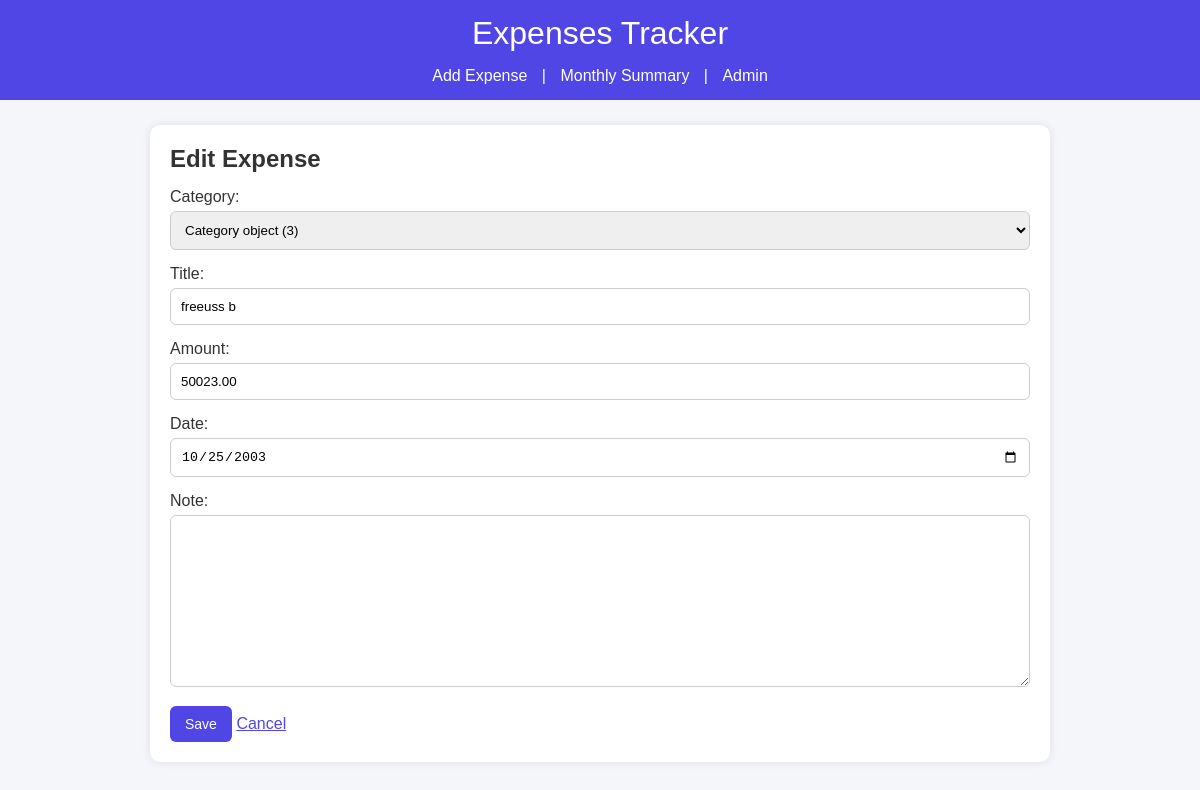
The app's page /expense/4/edit/ with its own data.
### tracker_app/models.py (models this page shows, shortened)
class Expense(models.Model):
    category = models.ForeignKey(Category, on_delete=models.CASCADE, related_name='expenses')
    title = models.CharField(max_length=200)
    amount = models.DecimalField(max_digits=10, decimal_places=2)
    date = models.DateField()
    note = models.TextField(blank=True, null=True)

### tracker_app/views.py (the view)
# urls.py: path('expense/<int:pk>/edit/', views.expense_update, name='expense_edit'),
def expense_update(request, pk):
    expense = get_object_or_404(Expense, pk=pk)
    if request.method == 'POST':
        form = ExpenseForm(request.POST, instance=expense)
        if form.is_valid():
            form.save()
            return redirect('tracker_app:expense_list')
    else:
        form = ExpenseForm(instance=expense)
    return render(request, 'tracker_app/expense_form.html', {'form': form, 'title': 'Edit Expense'})

### tracker_app/forms.py
class ExpenseForm(forms.ModelForm):
    class Meta:
        model = Expense
        fields = ['category', 'title', 'amount', 'date', 'note']
        widgets = {
            'date': forms.DateInput(attrs={'type': 'date'}),
        }

### tracker_app/templates/tracker_app/expense_form.html (shortened to what this page needs)
{% extends "tracker_app/base.html" %}
{% block content %}
<h2>{{ title }}</h2>
<form method="POST">
    {{ form.as_p }}
    <button type="submit">Save</button>
    <a href="{% url 'tracker_app:expense_list' %}">Cancel</a>
</form>
{% endblock %}

### tracker_app/static/tracker_app/css/styles.css (style rules this page uses)
* { margin: 0; padding: 0; box-sizing: border-box; }
body { font-family: Arial, sans-serif; background: #f5f6fa; color: #333; padding-bottom: 40px; }
button, .btn { background: #4f46e5; color: white; border: none; padding: 10px 15px; border-radius: 6px; cursor: pointer; font-size: 14px; }
a { color: #4f46e5; font-weight: 500; }
h1, h2 { margin-bottom: 15px; }
form { margin-top: 15px; }
form input, form select, form textarea { width: 100%; padding: 10px; margin-top: 5px; margin-bottom: 15px; border-radius: 6px; border: 1px solid #ccc; }
form button { width: auto; }

### records on screen
Expense: category "Category object (3)", title "freeuss b", amount "50023.00", date "10/25/2003"

### other values on screen
{{ title }} "Edit Expense"
